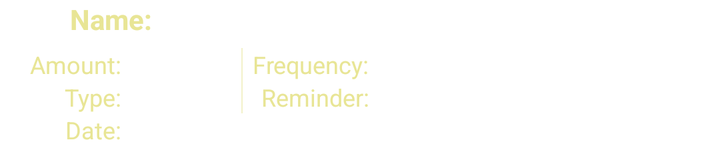
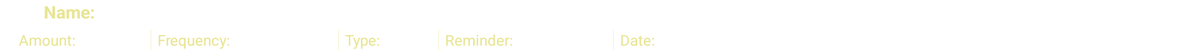

An Android layout and its configuration variant, each rendered on a device that would load it. The default file and the variant file are quoted in full after the pictures.
<!-- AndroidManifest.xml: fallback theme Theme.MaterialComponents.DayNight.NoActionBar -->
<!-- res/layout/reminder_element.xml -->
<?xml version="1.0" encoding="utf-8"?>

<RelativeLayout xmlns:android="http://schemas.android.com/apk/res/android"
    android:id="@+id/RelativeLayout1"
    android:layout_width="fill_parent"
    android:layout_height="wrap_content">

    <TextView
        android:id="@+id/reminderElementNameTextView"
        android:layout_width="wrap_content"
        android:layout_height="wrap_content"
        android:layout_alignParentLeft="true"
        android:layout_alignParentTop="true"
        android:layout_marginLeft="35dp"
        android:text="@string/enterBillName" style="@style/textView" android:textStyle="bold"/>

    <TextView
        android:id="@+id/reminderElementAmountTextView"
        android:layout_width="wrap_content"
        android:layout_height="wrap_content"
        android:layout_below="@+id/reminderElementNameTextView"
        android:text="@string/enterBillAmount" android:layout_marginTop="5dp" style="@style/textViewWith12" android:layout_marginLeft="15dp"/>

    <TextView
        android:id="@+id/reminderElementTypeTextView"
        android:layout_width="wrap_content"
        android:layout_height="wrap_content"
        android:text="Type:" style="@style/textViewWith12" android:layout_marginLeft="5dp" android:layout_below="@+id/reminderElementAmountTextView" android:layout_alignRight="@+id/reminderElementAmountTextView"/>

    <TextView
        android:id="@+id/reminderELementDueDateTextView"
        android:layout_width="wrap_content"
        android:layout_height="wrap_content"
        android:text="Date:" style="@style/textViewWith12" android:layout_below="@+id/reminderElementTypeTextView" android:layout_alignRight="@+id/reminderElementTypeTextView"/>

    <ImageView
        xmlns:android="http://schemas.android.com/apk/res/android"
        android:id="@+id/imageView1"
        android:layout_width="wrap_content"
        android:layout_height="fill_parent"
        android:layout_alignBottom="@+id/reminderElementTypeTextView"
        android:layout_alignTop="@+id/reminderElementAmountTextView"
        android:scaleType="fitXY"
        android:src="@android:drawable/divider_horizontal_dark" android:background="#89E8E595" android:layout_toRightOf="@+id/reminderElementAmountTextView" android:layout_marginLeft="60dp"/>

    <TextView
        android:id="@+id/reminderElementFrequencyTextView"
        android:layout_width="wrap_content"
        android:layout_height="wrap_content"
        android:layout_alignTop="@+id/reminderElementAmountTextView"
        android:layout_marginLeft="5dp"
        android:layout_toRightOf="@+id/imageView1"
        android:text="@string/enterBillFrequency" style="@style/textViewWith12"/>

    <TextView
        android:id="@+id/reminderElementReminderTextView"
        android:layout_width="wrap_content"
        android:layout_height="wrap_content"
        android:text="@string/reminder" style="@style/textViewWith12" android:layout_below="@+id/reminderElementFrequencyTextView" android:layout_alignRight="@+id/reminderElementFrequencyTextView"/>

    <TextView
        android:id="@+id/reminderElementAmountEditText"
        android:layout_width="wrap_content"
        android:layout_height="wrap_content"
        android:layout_alignBottom="@+id/reminderElementAmountTextView"
        android:layout_toRightOf="@+id/reminderElementAmountTextView" android:layout_marginLeft="5dp" style="@style/textViewWith12"/>

    <TextView
        android:id="@+id/reminderElementTypeEditText"
        android:layout_width="wrap_content"
        android:layout_height="wrap_content"
        android:layout_alignBottom="@+id/reminderElementTypeTextView"
        style="@style/textViewWith12" android:layout_toRightOf="@+id/reminderElementTypeTextView" android:layout_marginLeft="5dp" android:layout_alignBaseline="@+id/reminderElementTypeTextView"/>

    <TextView
        android:id="@+id/reminderElementFrequenctyEditText"
        android:layout_width="wrap_content"
        android:layout_height="wrap_content"
        android:layout_alignBaseline="@+id/reminderElementFrequencyTextView"
        android:layout_alignBottom="@+id/reminderElementFrequencyTextView"
        android:layout_toRightOf="@+id/reminderElementFrequencyTextView"
        style="@style/textViewWith12" android:layout_marginLeft="5dp"/>

    <TextView
        android:id="@+id/reminderElementDateEditText"
        android:layout_width="wrap_content"
        android:layout_height="wrap_content"
        android:layout_alignBaseline="@+id/reminderELementDueDateTextView"
        android:layout_alignBottom="@+id/reminderELementDueDateTextView"
        android:layout_toRightOf="@+id/reminderELementDueDateTextView" android:layout_marginLeft="5dp" style="@style/textViewWith12"/>

    <TextView
        android:id="@+id/reminderElementReminderEditText"
        android:layout_width="wrap_content"
        android:layout_height="wrap_content"
        android:layout_alignBaseline="@+id/reminderElementReminderTextView"
        android:layout_alignBottom="@+id/reminderElementReminderTextView"
        style="@style/textViewWith12" android:layout_toRightOf="@+id/reminderElementReminderTextView" android:layout_marginLeft="5dp"/>

</RelativeLayout>
<!-- resources referenced by this layout -->
<resources>
  <string name="enterBillAmount">Amount:</string>
  <string name="enterBillFrequency">Frequency:</string>
  <string name="enterBillName">Name:</string>
  <string name="reminder">Reminder:</string>
  <style name="textView">
  		<item name="android:textColor">#E8E595</item>	
  	</style>
  <style name="textViewWith12">
  		<item name="android:textColor">#E8E595</item>
  		<item name="android:textSize">12dp</item>	
  	</style>
</resources>
<!-- res/layout-w750dp/reminder_element.xml (the repository's variant of the layout above) -->
<!-- drawn on a 7-inch tablet turned sideways -->
<?xml version="1.0" encoding="utf-8"?>

<RelativeLayout xmlns:android="http://schemas.android.com/apk/res/android"
    android:id="@+id/RelativeLayout1"
    android:layout_width="fill_parent"
    android:layout_height="wrap_content">

    <TextView
        android:id="@+id/reminderElementNameTextView"
        android:layout_width="wrap_content"
        android:layout_height="wrap_content"
        android:layout_alignParentLeft="true"
        android:layout_alignParentTop="true"
        android:layout_marginLeft="35dp"
        android:text="@string/enterBillName" style="@style/textView" android:textStyle="bold"/>

    <TextView
        android:id="@+id/reminderElementAmountTextView"
        android:layout_width="wrap_content"
        android:layout_height="wrap_content"
        android:layout_below="@+id/reminderElementNameTextView"
        android:text="@string/enterBillAmount" android:layout_marginTop="5dp" style="@style/textViewWith12" android:layout_marginLeft="15dp"/>

    <TextView
        android:id="@+id/reminderElementTypeTextView"
        android:layout_width="wrap_content"
        android:layout_height="wrap_content"
        android:text="Type:" style="@style/textViewWith12" android:layout_toRightOf="@+id/ImageView01" android:layout_alignTop="@+id/reminderElementAmountTextView" android:layout_marginLeft="5dp"/>

    <TextView
        android:id="@+id/reminderELementDueDateTextView"
        android:layout_width="wrap_content"
        android:layout_height="wrap_content"
        android:text="Date:" style="@style/textViewWith12" android:layout_toRightOf="@+id/ImageView03" android:layout_alignBottom="@+id/reminderElementTypeTextView" android:layout_marginLeft="5dp"/>

    <ImageView
        xmlns:android="http://schemas.android.com/apk/res/android"
        android:id="@+id/imageView1"
        android:layout_width="wrap_content"
        android:layout_height="fill_parent"
        android:layout_alignBottom="@+id/reminderElementAmountTextView"
        android:layout_alignTop="@+id/reminderElementAmountTextView"
        android:scaleType="fitXY"
        android:src="@android:drawable/divider_horizontal_dark" android:background="#89E8E595" android:layout_toRightOf="@+id/reminderElementAmountTextView" android:layout_marginLeft="60dp"/>

    <TextView
        android:id="@+id/reminderElementFrequencyTextView"
        android:layout_width="wrap_content"
        android:layout_height="wrap_content"
        android:layout_alignTop="@+id/reminderElementAmountTextView"
        android:layout_marginLeft="5dp"
        android:layout_toRightOf="@+id/imageView1"
        android:text="@string/enterBillFrequency" style="@style/textViewWith12"/>

    <TextView
        android:id="@+id/reminderElementReminderTextView"
        android:layout_width="wrap_content"
        android:layout_height="wrap_content"
        android:text="@string/reminder" style="@style/textViewWith12" android:layout_alignBottom="@+id/reminderElementTypeTextView" android:layout_toRightOf="@+id/ImageView02" android:layout_marginLeft="5dp"/>

    <TextView
        android:id="@+id/reminderElementAmountEditText"
        android:layout_width="wrap_content"
        android:layout_height="wrap_content"
        android:layout_alignBottom="@+id/reminderElementAmountTextView"
        android:layout_toRightOf="@+id/reminderElementAmountTextView" android:layout_marginLeft="5dp" style="@style/textViewWith12"/>

    <TextView
        android:id="@+id/reminderElementTypeEditText"
        android:layout_width="wrap_content"
        android:layout_height="wrap_content"
        android:layout_alignBottom="@+id/reminderElementTypeTextView"
        style="@style/textViewWith12" android:layout_toRightOf="@+id/reminderElementTypeTextView" android:layout_marginLeft="5dp" android:layout_alignBaseline="@+id/reminderElementTypeTextView"/>

    <TextView
        android:id="@+id/reminderElementFrequenctyEditText"
        android:layout_width="wrap_content"
        android:layout_height="wrap_content"
        android:layout_alignBaseline="@+id/reminderElementFrequencyTextView"
        android:layout_alignBottom="@+id/reminderElementFrequencyTextView"
        android:layout_toRightOf="@+id/reminderElementFrequencyTextView"
        style="@style/textViewWith12" android:layout_marginLeft="5dp"/>

    <TextView
        android:id="@+id/reminderElementDateEditText"
        android:layout_width="wrap_content"
        android:layout_height="wrap_content"
        android:layout_alignBaseline="@+id/reminderELementDueDateTextView"
        android:layout_alignBottom="@+id/reminderELementDueDateTextView"
        android:layout_toRightOf="@+id/reminderELementDueDateTextView" android:layout_marginLeft="5dp" style="@style/textViewWith12"/>

    <TextView
        android:id="@+id/reminderElementReminderEditText"
        android:layout_width="wrap_content"
        android:layout_height="wrap_content"
        android:layout_alignBaseline="@+id/reminderElementReminderTextView"
        android:layout_alignBottom="@+id/reminderElementReminderTextView"
        style="@style/textViewWith12" android:layout_toRightOf="@+id/reminderElementReminderTextView" android:layout_marginLeft="5dp"/>

    <ImageView
        xmlns:android="http://schemas.android.com/apk/res/android"
        android:id="@+id/ImageView01"
        android:layout_width="wrap_content"
        android:layout_height="fill_parent"
        android:background="#89E8E595"
        android:scaleType="fitXY"
        android:src="@android:drawable/divider_horizontal_dark" android:layout_toRightOf="@+id/reminderElementAmountTextView" android:layout_alignTop="@+id/reminderElementAmountTextView" android:layout_marginLeft="210dp" android:layout_alignBottom="@+id/reminderElementAmountTextView"/>

    <ImageView
        xmlns:android="http://schemas.android.com/apk/res/android"
        android:id="@+id/ImageView02"
        android:layout_width="wrap_content"
        android:layout_height="fill_parent"
        android:background="#89E8E595"
        android:scaleType="fitXY"
        android:src="@android:drawable/divider_horizontal_dark" android:layout_alignBottom="@+id/reminderElementAmountTextView" android:layout_alignTop="@+id/reminderElementAmountTextView" android:layout_toRightOf="@+id/reminderElementAmountTextView" android:layout_marginLeft="290dp"/>

    <ImageView
        xmlns:android="http://schemas.android.com/apk/res/android"
        android:id="@+id/ImageView03"
        android:layout_width="wrap_content"
        android:layout_height="fill_parent"
        android:background="#89E8E595"
        android:scaleType="fitXY"
        android:src="@android:drawable/divider_horizontal_dark" android:layout_alignBottom="@+id/reminderElementAmountTextView" android:layout_alignTop="@+id/reminderElementAmountTextView" android:layout_toRightOf="@+id/reminderElementAmountTextView" android:layout_marginLeft="430dp"/>

</RelativeLayout>
